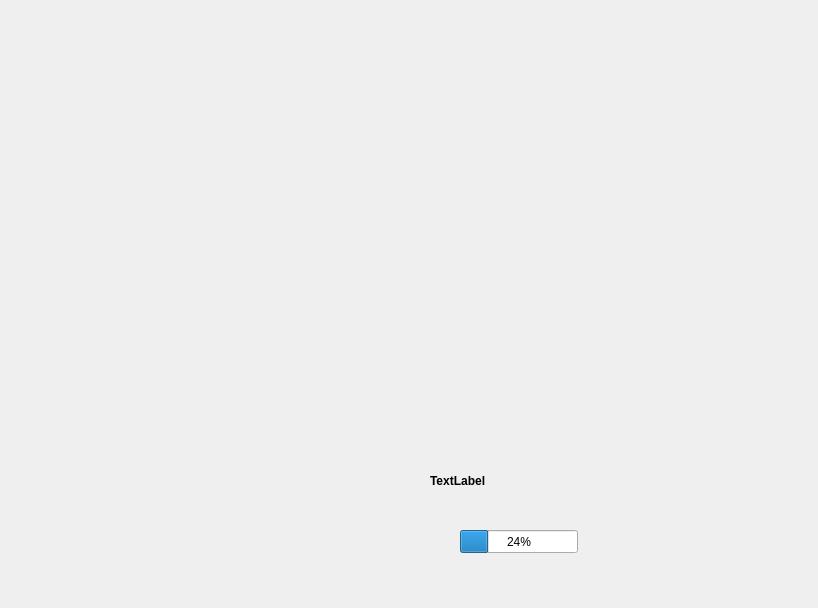
<?xml version="1.0" encoding="UTF-8"?>
<ui version="4.0">
 <class>widget</class>
 <widget class="QWidget" name="widget">
  <property name="geometry">
   <rect>
    <x>0</x>
    <y>0</y>
    <width>818</width>
    <height>608</height>
   </rect>
  </property>
  <property name="windowTitle">
   <string>Form</string>
  </property>
  <widget class="QLabel" name="notification_label">
   <property name="geometry">
    <rect>
     <x>430</x>
     <y>460</y>
     <width>331</width>
     <height>41</height>
    </rect>
   </property>
   <property name="font">
    <font>
     <bold>true</bold>
    </font>
   </property>
   <property name="text">
    <string>TextLabel</string>
   </property>
  </widget>
  <widget class="QProgressBar" name="progressBar">
   <property name="geometry">
    <rect>
     <x>460</x>
     <y>530</y>
     <width>118</width>
     <height>23</height>
    </rect>
   </property>
   <property name="value">
    <number>24</number>
   </property>
  </widget>
 </widget>
 <resources/>
 <connections/>
</ui>
